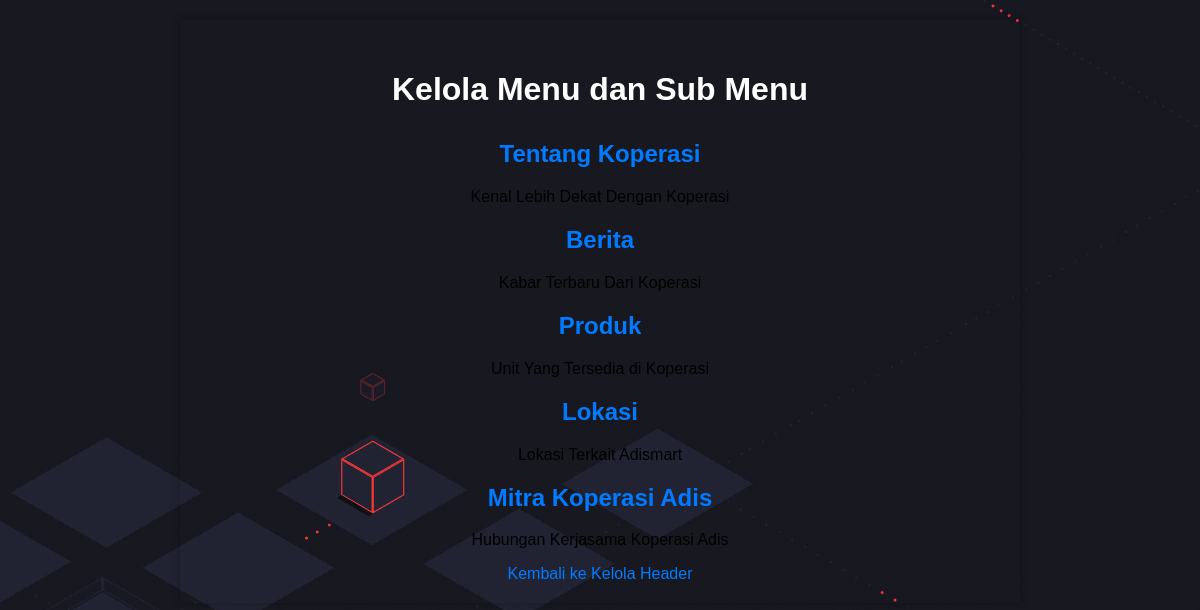
/kelola_menu.php, run on the app's committed database.
### tables this page shows
CREATE TABLE `menu` (
  `id` int(11) NOT NULL,
  `company_id` int(11) NOT NULL,
  `nama_menu` varchar(255) NOT NULL,
  `deskripsi` text DEFAULT NULL
);

### kelola_menu.php (the view, shortened to what this page needs)
<?php
require_once 'koneksi.php';
function getAllMenu()
{
    global $koneksi;
    $query = "SELECT * FROM menu";
    $result = mysqli_query($koneksi, $query);
    return $result;
}
?>
<!DOCTYPE html>
<html lang="en">
<head>
</head>
<body>
    <div class="container">
        <h1>Kelola Menu dan Sub Menu</h1>
      <?php
        $menus = getAllMenu();
        while ($menu = mysqli_fetch_assoc($menus)) {
            echo "<h2><a href='kelola_submenu.php?menu_id=" . $menu['id'] . "'>" . $menu['nama_menu'] . "</a></h2>";
            echo "<p>" . $menu['deskripsi'] . "</p>";
        }
        ?>
        <a href="kelola_header.php?menu_id=new" class="add-menu-button">Kembali ke Kelola Header</a>
    </div>
</body>
</html>

### kelola_menu.php (style rules this page uses)
body { background: url('bgs.gif'); font-family: Arial, sans-serif; margin: 0; padding: 0; }
.container { background-color: none; border-radius: 5px; box-shadow: 0 0 10px rgba(0, 0, 0, 0.3); text-align: center; margin: 20px auto; padding: 20px; max-width: 800px; }
h1 { color: white; padding: 10px; }
h2 { color: white; margin-top: 20px; cursor: pointer; }
a { color: #007BFF; text-decoration: none; margin-top: 10px; display: block; }

### data on the page
menu: nama_menu "Tentang Koperasi", deskripsi "Kenal Lebih Dekat Dengan Koperasi"
menu: nama_menu "Berita", deskripsi "Kabar Terbaru Dari Koperasi"
menu: nama_menu "Produk", deskripsi "Unit Yang Tersedia di Koperasi"
menu: nama_menu "Lokasi", deskripsi "Lokasi Terkait Adismart"
menu: nama_menu "Mitra Koperasi Adis", deskripsi "Hubungan Kerjasama Koperasi Adis"
